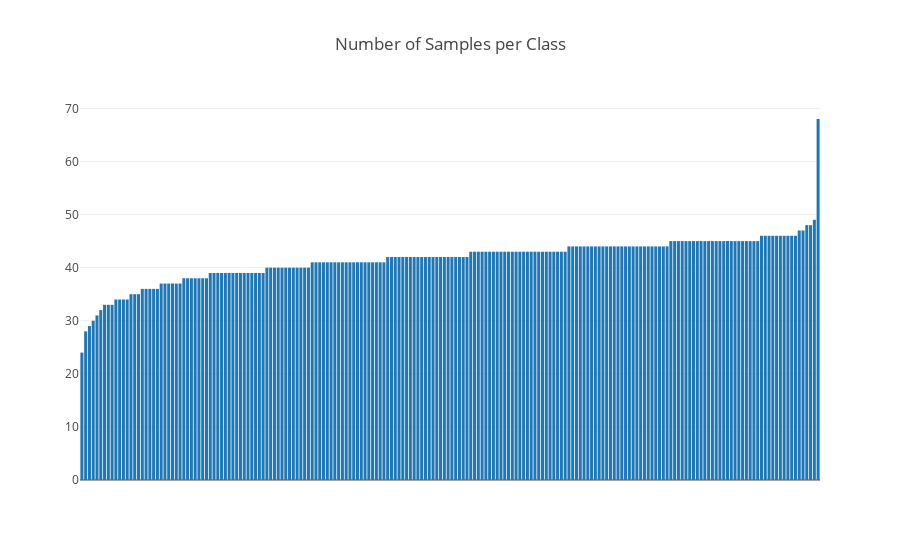

Notebook source saved alongside this figure:
### Code cell
counts = df.groupby('classname')['classnumber'].count()
trace = go.Bar(x = counts.index, y = counts.values)
data = [trace]
layout = go.Layout(title = "Number of Samples per Class",
                  xaxis = {
                            'categoryorder': 'array',
                            'categoryarray': [x for _, x in sorted(zip(counts.values,counts.index))],
                            'showticklabels': False})
                           
figure = go.Figure(data = data, layout = layout)
iplot(figure)

### Figure 1 — Plotly figure (JSON) as saved in the notebook; plotly's stock layout.template omitted (floating-point values rounded to 4 significant figures; data arrays with more than 128 entries replaced by an {"elided": "..."} marker saying what was removed)
{"data": [{"type": "bar", "uid": "5d7b6057-5165-48e8-9a63-7e5da21cd252", "x": {"elided": "196 str values"}, "y": {"elided": "196 int values"}}], "layout": {"title": {"text": "Number of Samples per Class"}, "xaxis": {"categoryarray": {"elided": "196 str values"}, "categoryorder": "array", "showticklabels": false}}}
